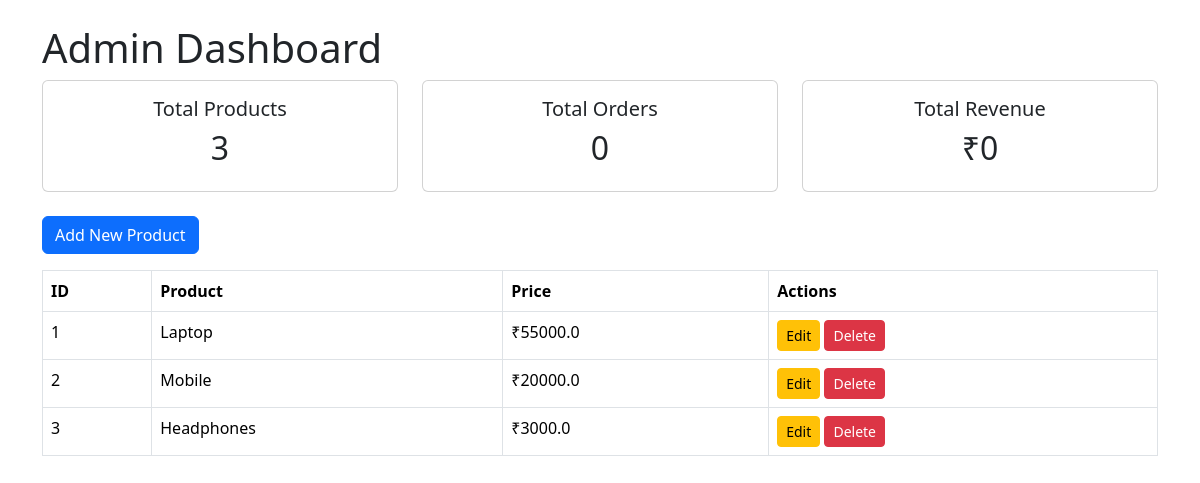
The page /admin on the database its author committed.
### app.py (models this page shows)
class Product(db.Model):
    id = db.Column(db.Integer, primary_key=True)
    name = db.Column(db.String(100))
    price = db.Column(db.Float)
    description = db.Column(db.String(300))
    image = db.Column(db.String(100))
    category = db.Column(db.String(50))

### app.py (the view)
@app.route("/admin")
def admin():
    products = Product.query.all()
    total_products = Product.query.count()
    total_orders = Order.query.count()
    orders = Order.query.all()
    revenue = 0
    for order in orders:
        revenue += order.total
    return render_template(
        "admin.html",
        products=products,
        total_products=total_products,
        total_orders=total_orders,
        revenue=revenue
    )

### templates/admin.html (shortened to what this page needs)
<!DOCTYPE html>
<html>
<head>
    <link href="https://cdn.jsdelivr.net/npm/bootstrap@5.3.3/dist/css/bootstrap.min.css" rel="stylesheet">
</head>
<body>
<div class="container mt-4">
    <h1>Admin Dashboard</h1>
    <div class="row mb-4">
    <div class="col-md-4">
        <div class="card text-center">
            <div class="card-body">
                <h5>Total Products</h5>
                <h2>{{ total_products }}</h2>
            </div>
        </div>
    </div>
    <div class="col-md-4">
        <div class="card text-center">
            <div class="card-body">
                <h5>Total Orders</h5>
                <h2>{{ total_orders }}</h2>
            </div>
        </div>
    </div>
    <div class="col-md-4">
        <div class="card text-center">
            <div class="card-body">
                <h5>Total Revenue</h5>
                <h2>₹{{ revenue }}</h2>
            </div>
        </div>
    </div>
</div>
    <a href="/add_product" class="btn btn-primary mb-3">
        Add New Product
    </a>
    <table class="table table-bordered">
        <tr>
            <th>ID</th>
            <th>Product</th>
            <th>Price</th>
            <th>Actions</th>
        </tr>
        {% for product in products %}
        <tr>
            <td>{{ product.id }}</td>
            <td>{{ product.name }}</td>
            <td>₹{{ product.price }}</td>
            <td>
                <a href="/edit_product/{{ product.id }}"
                   class="btn btn-warning btn-sm">
                    Edit
                </a>
                <a href="/delete_product/{{ product.id }}"
                   class="btn btn-danger btn-sm">
                    Delete
                </a>
            </td>
        </tr>
        {% endfor %}
    </table>
</div>
</body>
</html>

### rows shown on the page
Product: id "1", name "Laptop", price "55000.0"
Product: id "2", name "Mobile", price "20000.0"
Product: id "3", name "Headphones", price "3000.0"

### other values the page prints
{{ total_products }} "3"
{{ total_orders }} "0"
{{ revenue }} "0"
